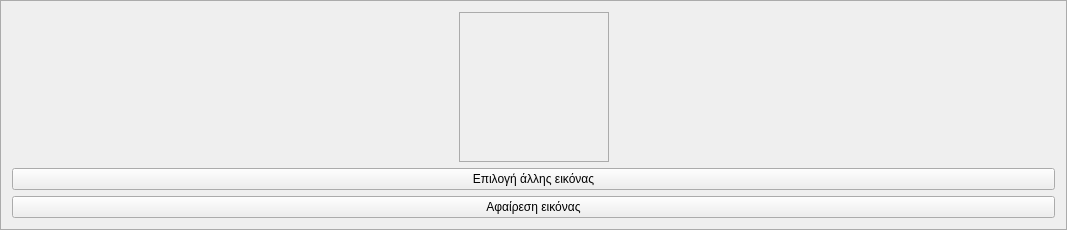
           <widget class="QFrame" name="frame_3">
            <property name="styleSheet">
             <string notr="true">QFrame{border:1px solid #ABABAB;}</string>
            </property>
            <property name="frameShape">
             <enum>QFrame::StyledPanel</enum>
            </property>
            <property name="frameShadow">
             <enum>QFrame::Raised</enum>
            </property>
            <layout class="QGridLayout" name="gridLayout_2">
             <item row="0" column="0">
              <spacer name="horizontalSpacer">
               <property name="orientation">
                <enum>Qt::Horizontal</enum>
               </property>
               <property name="sizeHint" stdset="0">
                <size>
                 <width>441</width>
                 <height>20</height>
                </size>
               </property>
              </spacer>
             </item>
             <item row="0" column="1">
              <widget class="QLabel" name="station_image_label">
               <property name="minimumSize">
                <size>
                 <width>150</width>
                 <height>150</height>
                </size>
               </property>
               <property name="maximumSize">
                <size>
                 <width>150</width>
                 <height>150</height>
                </size>
               </property>
               <property name="text">
                <string/>
               </property>
               <property name="scaledContents">
                <bool>true</bool>
               </property>
              </widget>
             </item>
             <item row="0" column="2">
              <spacer name="horizontalSpacer_2">
               <property name="orientation">
                <enum>Qt::Horizontal</enum>
               </property>
               <property name="sizeHint" stdset="0">
                <size>
                 <width>440</width>
                 <height>20</height>
                </size>
               </property>
              </spacer>
             </item>
             <item row="1" column="0" colspan="3">
              <widget class="QPushButton" name="select_image_file_button">
               <property name="sizePolicy">
                <sizepolicy hsizetype="Minimum" vsizetype="Maximum">
                 <horstretch>0</horstretch>
                 <verstretch>0</verstretch>
                </sizepolicy>
               </property>
               <property name="text">
                <string>Επιλογή άλλης εικόνας</string>
               </property>
              </widget>
             </item>
             <item row="2" column="0" colspan="3">
              <widget class="QPushButton" name="remove_image_file">
               <property name="sizePolicy">
                <sizepolicy hsizetype="Minimum" vsizetype="Maximum">
                 <horstretch>0</horstretch>
                 <verstretch>0</verstretch>
                </sizepolicy>
               </property>
               <property name="text">
                <string>Αφαίρεση εικόνας</string>
               </property>
              </widget>
             </item>
            </layout>
           </widget>
